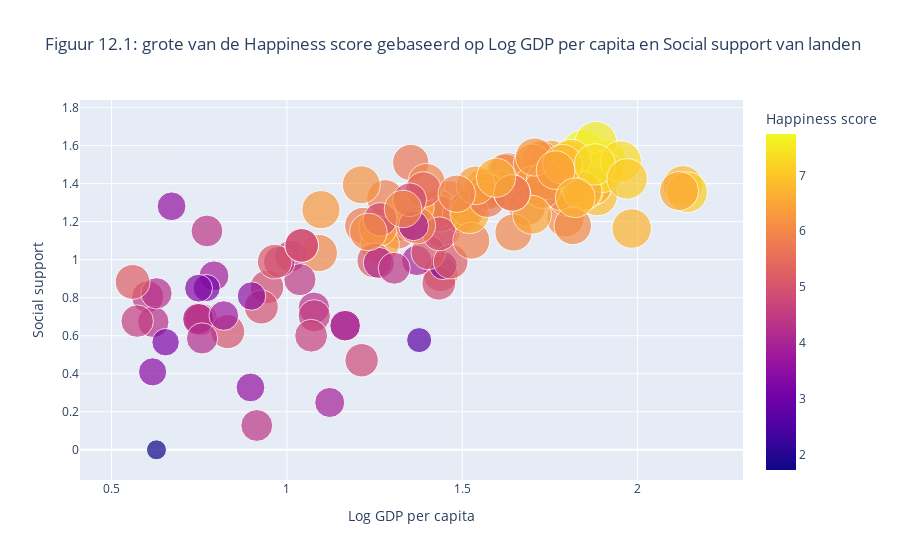
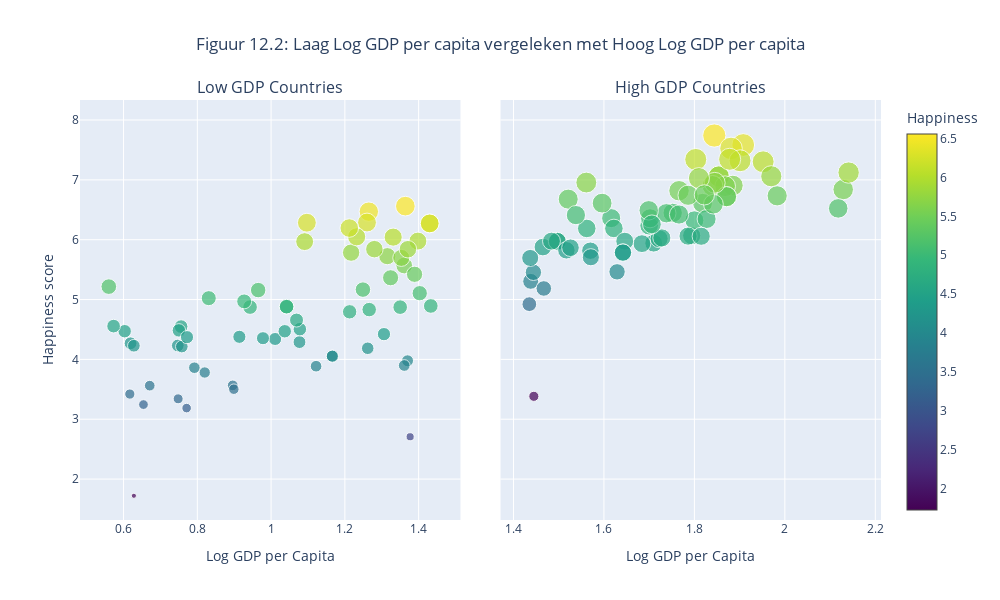

Notebook code cell kept with these figures, in order:
### Code cell
# Verwijder alle rijen waar één van deze kolommen NaN is
df_clean = df123.dropna(subset=['Log GDP per capita', 'Ladder score', 'Social support'])
# Venezuela heeft 0 GDP, dus die wordt ook gedropt. 
if 'Venezuela' in df_clean['country'].values:
    # Drop Venezuela van de DataFrame
    df_clean = df_clean[df_clean['country'] != 'Venezuela']
# Maak de bubble plot op de schone data
figbub = px.scatter(
    df_clean,
    x='Log GDP per capita',
    y='Social support',
    size='Ladder score',
    color='Ladder score',
    hover_name='country',
    size_max=30,
    height=750,
    title='Figuur 12.1: grote van de Happiness score gebaseerd op Log GDP per capita en Social support van landen',
    labels={
        'Log GDP per capita': 'Log GDP per capita',
        'Ladder score': 'Happiness score',
        'Social support': 'Social support'
    }
)
# Toon figuur bubbleplot
figbub.show()

# Defineeer GDP threshold (median or another logical cutoff)
gdp_threshold = df_clean['Log GDP per capita'].median()

# masks voor low en high GDP landen
low_gdp = df_clean[df_clean['Log GDP per capita'] < gdp_threshold]
high_gdp = df_clean[df_clean['Log GDP per capita'] >= gdp_threshold]

# subplot met 2 kolommen om naast elkaar te staan
lowhighfig = make_subplots(
    rows=1, cols=2,
    subplot_titles=("Low GDP Countries", "High GDP Countries"),
    shared_yaxes=True,
    horizontal_spacing=0.05
)

# Low GDP countries scatterplot
lowhighfig.add_trace(
    go.Scatter(
        x=low_gdp['Log GDP per capita'],
        y=low_gdp['Ladder score'],
        mode='markers',
        marker=dict(
            size=low_gdp['Ladder score'] * 3, # Multiplier voor bubble grote
            color=low_gdp['Ladder score'],
            colorscale='viridis',  
            colorbar=dict(title='Happiness'),
            opacity=0.7,
            showscale=True
        ),
        text=low_gdp['country'], 
        customdata=np.stack((low_gdp['Social support'],), axis=-1),
        hovertemplate='<b>%{text}</b><br>GDP: %{x:.2f}<br>Social Support: %{customdata[0]:.2f}<br>Happiness: %{y:.2f}<extra></extra>',
    ),
    row=1, col=1
)

# High GDP countries scatterplot
lowhighfig.add_trace(
    go.Scatter(
        x=high_gdp['Log GDP per capita'],
        y=high_gdp['Ladder score'],
        mode='markers',
        marker=dict(
            size=high_gdp['Ladder score'] * 3, # Multiplier voor bubble grote
            color=high_gdp['Ladder score'],
            colorscale='viridis',  
            showscale=False,
            opacity=0.7
        ),
        text=high_gdp['country'], 
        customdata=np.stack((high_gdp['Social support'],), axis=-1),
        hovertemplate='<b>%{text}</b><br>GDP: %{x:.2f}<br>Social Support: %{customdata[0]:.2f}<br>Happiness: %{y:.2f}<extra></extra>',
    ),
    row=1, col=2
)

# Update layout
lowhighfig.update_layout(
    title_text='Figuur 12.2: Laag Log GDP per capita vergeleken met Hoog Log GDP per capita',
    title_x=0.5,
    height=600,
    width=1000,
    showlegend=False,
    hoverlabel=dict(
        bgcolor="white",
        font_size=12,
        font_family="Arial"
    )
)

# Update x en y labels
lowhighfig.update_xaxes(title_text='Log GDP per Capita', row=1, col=1)
lowhighfig.update_xaxes(title_text='Log GDP per Capita', row=1, col=2)
lowhighfig.update_yaxes(title_text='Happiness score', row=1, col=1)

# Toon figuur bubblescatterplot
lowhighfig.show()

### Figure 1 — Plotly figure (JSON) as saved in the notebook; plotly's stock layout.template omitted (floating-point values rounded to 4 significant figures; data arrays with more than 128 entries replaced by an {"elided": "..."} marker saying what was removed)
{"data": [{"hovertemplate": "<b>%{hovertext}</b><br><br>Log GDP per capita=%{x}<br>Social support=%{y}<br>Happiness score=%{marker.color}<extra></extra>", "hovertext": {"elided": "133 str values"}, "legendgroup": "", "marker": {"color": {"elided": "133 float values"}, "coloraxis": "coloraxis", "size": {"elided": "133 float values"}, "sizemode": "area", "sizeref": 0.008601, "symbol": "circle"}, "mode": "markers", "name": "", "orientation": "v", "showlegend": false, "type": "scatter", "x": {"elided": "133 float values"}, "xaxis": "x", "y": {"elided": "133 float values"}, "yaxis": "y"}], "layout": {"autosize": true, "coloraxis": {"colorbar": {"title": {"text": "Happiness score"}}, "colorscale": [[0, "#0d0887"], [0.1111, "#46039f"], [0.2222, "#7201a8"], [0.3333, "#9c179e"], [0.4444, "#bd3786"], [0.5556, "#d8576b"], [0.6667, "#ed7953"], [0.7778, "#fb9f3a"], [0.8889, "#fdca26"], [1, "#f0f921"]]}, "legend": {"itemsizing": "constant", "tracegroupgap": 0}, "title": {"text": "Figuur 12.1: grote van de Happiness score gebaseerd op Log GDP per capita en Social support van landen"}, "xaxis": {"anchor": "y", "autorange": true, "domain": [0, 1], "range": [0.4153, 2.294], "title": {"text": "Log GDP per capita"}, "type": "linear"}, "yaxis": {"anchor": "x", "autorange": true, "domain": [0, 1], "range": [-0.2561, 2.028], "title": {"text": "Social support"}, "type": "linear"}}}

### Figure 2 — Plotly figure (JSON) as saved in the notebook; plotly's stock layout.template omitted (floating-point values rounded to 4 significant figures)
{"data": [{"customdata": [[0], [1.191], [0.876], [0.249], [0.128], [1.179], [1.269], [1.269], [0.685], [1.019], [0.856], [0.805], [0.328], [1.151], [0.996], [1.08], [0.915], [1.038], [0.684], [0.747], [1.169], [0.622], [1.035], [0.653], [0.653], [1.184], [0.996], [1.324], [0.983], [0.895], [1.277], [0.577], [0.851], [0.673], [0.823], [0.41], [0.688], [0.705], [1.511], [0.471], [0.883], [0.988], [1.212], [0.99], [1.263], [0.677], [1.075], [1.075], [0.6], [1.408], [1.18], [1.146], [0.751], [0.566], [1.369], [1.179], [0.706], [0.586], [0.955], [1.151], [1.315], [1.394], [1.267], [1.281], [0.809], [0.85]], "hovertemplate": "<b>%{text}</b><br>GDP: %{x:.2f}<br>Social Support: %{customdata[0]:.2f}<br>Happiness: %{y:.2f}<extra></extra>", "marker": {"color": [1.721, 5.364, 4.893, 3.886, 4.377, 5.784, 6.272, 6.272, 4.548, 4.341, 4.874, 4.471, 3.566, 5.725, 3.977, 6.469, 3.861, 5.106, 4.485, 4.289, 6.287, 5.023, 5.968, 4.054, 4.054, 5.568, 5.166, 5.842, 4.186, 4.47, 6.561, 2.707, 3.186, 4.269, 4.228, 3.421, 4.232, 4.505, 5.696, 4.795, 5.216, 4.354, 4.832, 5.158, 6.284, 4.556, 4.881, 4.881, 4.657, 5.977, 5.841, 6.048, 4.969, 3.245, 5.422, 3.898, 3.781, 4.214, 4.422, 4.372, 4.873, 6.195, 6.043, 3.561, 3.502, 3.341], "colorbar": {"title": {"text": "Happiness"}}, "colorscale": [[0, "#440154"], [0.1111, "#482878"], [0.2222, "#3e4989"], [0.3333, "#31688e"], [0.4444, "#26828e"], [0.5556, "#1f9e89"], [0.6667, "#35b779"], [0.7778, "#6ece58"], [0.8889, "#b5de2b"], [1, "#fde725"]], "opacity": 0.7, "showscale": true, "size": [5.163, 16.09, 14.68, 11.66, 13.13, 17.35, 18.82, 18.82, 13.64, 13.02, 14.62, 13.41, 10.7, 17.17, 11.93, 19.41, 11.58, 15.32, 13.46, 12.87, 18.86, 15.07, 17.9, 12.16, 12.16, 16.7, 15.5, 17.53, 12.56, 13.41, 19.68, 8.121, 9.558, 12.81, 12.68, 10.26, 12.7, 13.52, 17.09, 14.38, 15.65, 13.06, 14.5, 15.47, 18.85, 13.67, 14.64, 14.64, 13.97, 17.93, 17.52, 18.14, 14.91, 9.735, 16.27, 11.69, 11.34, 12.64, 13.27, 13.12, 14.62, 18.59, 18.13, 10.68, 10.51, 10.02]}, "mode": "markers", "text": ["Afghanistan", "Algeria", "Azerbaijan", "Bangladesh", "Benin", "Bolivia", "Brazil", "Brazil", "Burkina Faso", "Cambodia", "Cameroon", "Chad", "Comoros", "Ecuador", "Egypt", "El Salvador", "Ethiopia", "Gabon", "Gambia", "Ghana", "Guatemala", "Guinea", "Honduras", "India", "India", "Indonesia", "Iraq", "Jamaica", "Jordan", "Kenya", "Kosovo", "Lebanon", "Lesotho", "Liberia", "Madagascar", "Malawi", "Mali", "Mauritania", "Mongolia", "Morocco", "Mozambique", "Myanmar", "Namibia", "Nepal", "Nicaragua", "Niger", "Nigeria", "Nigeria", "Pakistan", "Paraguay", "Peru", "Philippines", "Senegal", "Sierra Leone", "South Africa", "Sri Lanka", "Tanzania", "Togo", "Tunisia", "Uganda", "Ukraine", "Uzbekistan", "Vietnam", "Yemen", "Zambia", "Zimbabwe"], "type": "scatter", "x": [0.628, 1.324, 1.433, 1.122, 0.914, 1.217, 1.43, 1.43, 0.756, 1.011, 0.943, 0.603, 0.896, 1.315, 1.37, 1.265, 0.792, 1.403, 0.75, 1.077, 1.26, 0.831, 1.091, 1.166, 1.166, 1.361, 1.249, 1.28, 1.262, 1.037, 1.364, 1.377, 0.771, 0.619, 0.628, 0.617, 0.747, 1.078, 1.353, 1.213, 0.56, 0.978, 1.266, 0.965, 1.097, 0.573, 1.042, 1.042, 1.069, 1.398, 1.371, 1.232, 0.927, 0.654, 1.389, 1.361, 0.82, 0.758, 1.306, 0.772, 1.35, 1.212, 1.331, 0.671, 0.899, 0.748], "xaxis": "x", "y": [1.721, 5.364, 4.893, 3.886, 4.377, 5.784, 6.272, 6.272, 4.548, 4.341, 4.874, 4.471, 3.566, 5.725, 3.977, 6.469, 3.861, 5.106, 4.485, 4.289, 6.287, 5.023, 5.968, 4.054, 4.054, 5.568, 5.166, 5.842, 4.186, 4.47, 6.561, 2.707, 3.186, 4.269, 4.228, 3.421, 4.232, 4.505, 5.696, 4.795, 5.216, 4.354, 4.832, 5.158, 6.284, 4.556, 4.881, 4.881, 4.657, 5.977, 5.841, 6.048, 4.969, 3.245, 5.422, 3.898, 3.781, 4.214, 4.422, 4.372, 4.873, 6.195, 6.043, 3.561, 3.502, 3.341], "yaxis": "y"}, {"customdata": [[0.924], [1.381], [1.154], [1.461], [1.461], [1.336], [1.44], [1.318], [0.969], [1.469], [1.459], [1.369], [1.239], [1.239], [1.241], [1.373], [1.445], [1.217], [1.52], [1.272], [1.527], [1.572], [1.348], [0.99], [1.39], [1.39], [1.276], [1.528], [1.617], [1.136], [1.39], [1.513], [1.328], [1.354], [1.457], [1.364], [1.508], [1.1], [1.454], [1.355], [1.143], [1.444], [1.358], [1.241], [1.318], [1.462], [1.527], [1.517], [1.392], [1.417], [1.368], [1.236], [1.351], [1.351], [1.361], [1.391], [1.361], [1.54], [1.502], [1.178], [1.471], [1.501], [1.425], [1.347], [1.164], [1.326], [1.431]], "hovertemplate": "<b>%{text}</b><br>GDP: %{x:.2f}<br>Social Support: %{customdata[0]:.2f}<br>Happiness: %{y:.2f}<extra></extra>", "marker": {"color": [5.304, 6.188, 5.455, 7.057, 7.057, 6.905, 6.894, 5.877, 3.383, 5.463, 6.9, 6.36, 5.973, 5.973, 5.695, 6.955, 5.942, 6.068, 7.583, 5.823, 6.448, 7.741, 6.609, 5.185, 6.719, 6.719, 5.934, 6.017, 7.525, 4.923, 6.838, 7.341, 6.324, 6.06, 6.188, 6.951, 6.234, 5.866, 6.818, 7.122, 5.975, 6.346, 5.816, 6.678, 5.707, 7.319, 7.029, 7.302, 6.358, 6.442, 6.03, 6.491, 5.785, 5.785, 6.594, 6.411, 6.523, 6.257, 6.743, 6.058, 6.421, 7.344, 7.06, 5.976, 6.733, 6.749, 6.611], "colorscale": [[0, "#440154"], [0.1111, "#482878"], [0.2222, "#3e4989"], [0.3333, "#31688e"], [0.4444, "#26828e"], [0.5556, "#1f9e89"], [0.6667, "#35b779"], [0.7778, "#6ece58"], [0.8889, "#b5de2b"], [1, "#fde725"]], "opacity": 0.7, "showscale": false, "size": [15.91, 18.56, 16.37, 21.17, 21.17, 20.71, 20.68, 17.63, 10.15, 16.39, 20.7, 19.08, 17.92, 17.92, 17.09, 20.87, 17.83, 18.2, 22.75, 17.47, 19.34, 23.22, 19.83, 15.55, 20.16, 20.16, 17.8, 18.05, 22.58, 14.77, 20.51, 22.02, 18.97, 18.18, 18.56, 20.85, 18.7, 17.6, 20.45, 21.37, 17.92, 19.04, 17.45, 20.03, 17.12, 21.96, 21.09, 21.91, 19.07, 19.33, 18.09, 19.47, 17.36, 17.36, 19.78, 19.23, 19.57, 18.77, 20.23, 18.17, 19.26, 22.03, 21.18, 17.93, 20.2, 20.25, 19.83]}, "mode": "markers", "text": ["Albania", "Argentina", "Armenia", "Australia", "Australia", "Austria", "Belgium", "Bosnia and Herzegovina", "Botswana", "Bulgaria", "Canada", "Chile", "China", "China", "Colombia", "Costa Rica", "Croatia", "Cyprus", "Denmark", "Dominican Republic", "Estonia", "Finland", "France", "Georgia", "Germany", "Germany", "Greece", "Hungary", "Iceland", "Iran", "Ireland", "Israel", "Italy", "Japan", "Kazakhstan", "Kuwait", "Latvia", "Libya", "Lithuania", "Luxembourg", "Malaysia", "Malta", "Mauritius", "Mexico", "Montenegro", "Netherlands", "New Zealand", "Norway", "Panama", "Poland", "Portugal", "Romania", "Russia", "Russia", "Saudi Arabia", "Serbia", "Singapore", "Slovakia", "Slovenia", "South Korea", "Spain", "Sweden", "Switzerland", "Thailand", "United Arab Emirates", "United Kingdom", "Uruguay"], "type": "scatter", "x": [1.438, 1.562, 1.444, 1.854, 1.854, 1.885, 1.868, 1.465, 1.445, 1.629, 1.84, 1.616, 1.497, 1.497, 1.437, 1.561, 1.71, 1.794, 1.908, 1.517, 1.752, 1.844, 1.818, 1.467, 1.871, 1.871, 1.684, 1.722, 1.881, 1.435, 2.129, 1.803, 1.8, 1.786, 1.622, 1.845, 1.7, 1.526, 1.766, 2.141, 1.646, 1.827, 1.57, 1.521, 1.571, 1.901, 1.81, 1.952, 1.702, 1.738, 1.728, 1.699, 1.642, 1.642, 1.842, 1.538, 2.118, 1.706, 1.786, 1.815, 1.766, 1.878, 1.97, 1.484, 1.983, 1.822, 1.596], "xaxis": "x2", "y": [5.304, 6.188, 5.455, 7.057, 7.057, 6.905, 6.894, 5.877, 3.383, 5.463, 6.9, 6.36, 5.973, 5.973, 5.695, 6.955, 5.942, 6.068, 7.583, 5.823, 6.448, 7.741, 6.609, 5.185, 6.719, 6.719, 5.934, 6.017, 7.525, 4.923, 6.838, 7.341, 6.324, 6.06, 6.188, 6.951, 6.234, 5.866, 6.818, 7.122, 5.975, 6.346, 5.816, 6.678, 5.707, 7.319, 7.029, 7.302, 6.358, 6.442, 6.03, 6.491, 5.785, 5.785, 6.594, 6.411, 6.523, 6.257, 6.743, 6.058, 6.421, 7.344, 7.06, 5.976, 6.733, 6.749, 6.611], "yaxis": "y2"}], "layout": {"annotations": [{"font": {"size": 16}, "showarrow": false, "text": "Low GDP Countries", "x": 0.2375, "xanchor": "center", "xref": "paper", "y": 1, "yanchor": "bottom", "yref": "paper"}, {"font": {"size": 16}, "showarrow": false, "text": "High GDP Countries", "x": 0.7625, "xanchor": "center", "xref": "paper", "y": 1, "yanchor": "bottom", "yref": "paper"}], "height": 600, "hoverlabel": {"bgcolor": "white", "font": {"family": "Arial", "size": 12}}, "showlegend": false, "title": {"text": "Figuur 12.2: Laag Log GDP per capita vergeleken met Hoog Log GDP per capita", "x": 0.5}, "width": 1000, "xaxis": {"anchor": "y", "autorange": true, "domain": [0, 0.475], "range": [0.4818, 1.514], "title": {"text": "Log GDP per Capita"}, "type": "linear"}, "xaxis2": {"anchor": "y2", "autorange": true, "domain": [0.525, 1], "range": [1.371, 2.213], "title": {"text": "Log GDP per Capita"}, "type": "linear"}, "yaxis": {"anchor": "x", "autorange": true, "domain": [0, 1], "range": [1.316, 8.334], "title": {"text": "Happiness score"}, "type": "linear"}, "yaxis2": {"anchor": "x2", "autorange": true, "domain": [0, 1], "matches": "y", "range": [1.316, 8.334], "showticklabels": false, "type": "linear"}}}
